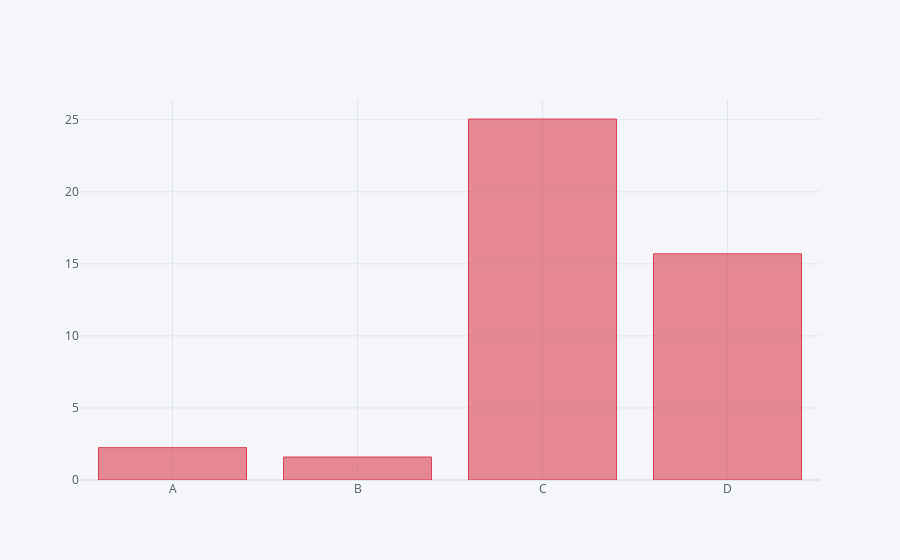

Notebook code cell kept with this figure:
### Code cell
df1.sum().iplot(kind='bar',color='red')

### Figure 1 — Plotly figure (JSON) as saved in the notebook; plotly's stock layout.template omitted (floating-point values rounded to 4 significant figures)
{"data": [{"marker": {"color": "rgba(219, 64, 82, 0.6)", "line": {"color": "rgba(219, 64, 82, 1.0)", "width": 1}}, "name": "None", "orientation": "v", "text": "", "type": "bar", "x": ["A", "B", "C", "D"], "y": [2.247, 1.594, 25.06, 15.7]}], "layout": {"legend": {"bgcolor": "#F5F6F9", "font": {"color": "#4D5663"}}, "paper_bgcolor": "#F5F6F9", "plot_bgcolor": "#F5F6F9", "title": {"font": {"color": "#4D5663"}}, "xaxis": {"gridcolor": "#E1E5ED", "showgrid": true, "tickfont": {"color": "#4D5663"}, "title": {"font": {"color": "#4D5663"}, "text": ""}, "zerolinecolor": "#E1E5ED"}, "yaxis": {"gridcolor": "#E1E5ED", "showgrid": true, "tickfont": {"color": "#4D5663"}, "title": {"font": {"color": "#4D5663"}, "text": ""}, "zerolinecolor": "#E1E5ED"}}}
